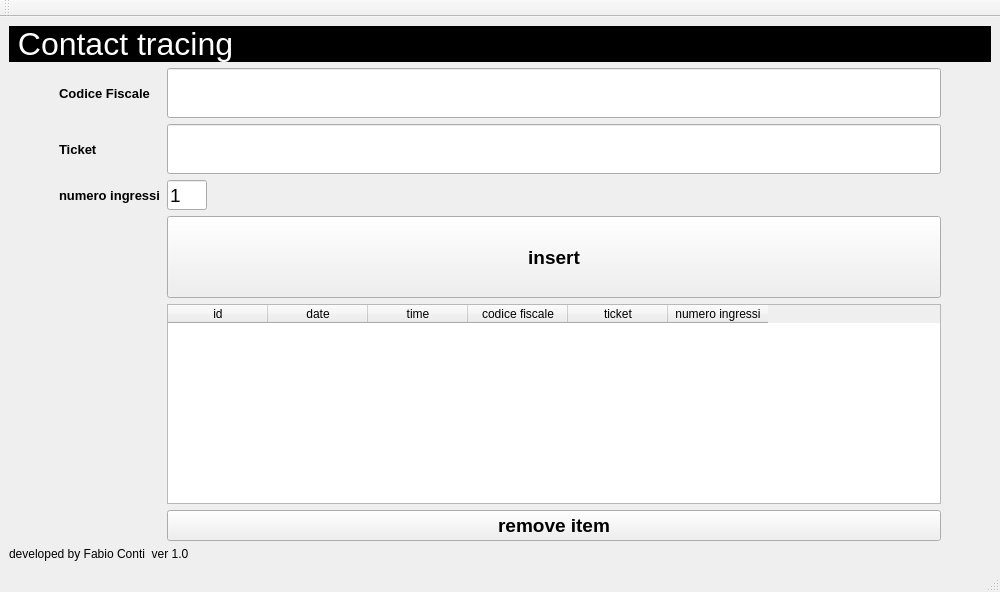
<?xml version="1.0" encoding="UTF-8"?>
<ui version="4.0">
 <class>MainWindow</class>
 <widget class="QMainWindow" name="MainWindow">
  <property name="geometry">
   <rect>
    <x>0</x>
    <y>0</y>
    <width>1000</width>
    <height>592</height>
   </rect>
  </property>
  <property name="windowTitle">
   <string>Contact Tracing py 3.9</string>
  </property>
  <widget class="QWidget" name="centralwidget">
   <layout class="QGridLayout" name="gridLayout_2">
    <item row="0" column="0">
     <widget class="QLabel" name="label_4">
      <property name="maximumSize">
       <size>
        <width>16777215</width>
        <height>70</height>
       </size>
      </property>
      <property name="font">
       <font>
        <family>Arial</family>
        <pointsize>24</pointsize>
        <weight>50</weight>
        <bold>false</bold>
       </font>
      </property>
      <property name="autoFillBackground">
       <bool>false</bool>
      </property>
      <property name="styleSheet">
       <string notr="true">color: rgb(255, 255, 255);
background-color: rgb(0, 0, 0);</string>
      </property>
      <property name="text">
       <string> Contact tracing </string>
      </property>
     </widget>
    </item>
    <item row="1" column="0">
     <layout class="QGridLayout" name="gridLayout">
      <property name="leftMargin">
       <number>50</number>
      </property>
      <property name="rightMargin">
       <number>50</number>
      </property>
      <item row="5" column="1">
       <widget class="QPushButton" name="btnremoveitem">
        <property name="font">
         <font>
          <family>Arial</family>
          <pointsize>14</pointsize>
          <weight>75</weight>
          <bold>true</bold>
         </font>
        </property>
        <property name="focusPolicy">
         <enum>Qt::NoFocus</enum>
        </property>
        <property name="text">
         <string>remove item</string>
        </property>
       </widget>
      </item>
      <item row="4" column="1">
       <widget class="QTableWidget" name="tablewdg">
        <property name="maximumSize">
         <size>
          <width>16777215</width>
          <height>200</height>
         </size>
        </property>
        <property name="focusPolicy">
         <enum>Qt::NoFocus</enum>
        </property>
        <property name="layoutDirection">
         <enum>Qt::LeftToRight</enum>
        </property>
        <property name="autoFillBackground">
         <bool>true</bool>
        </property>
        <property name="alternatingRowColors">
         <bool>true</bool>
        </property>
        <property name="selectionBehavior">
         <enum>QAbstractItemView::SelectRows</enum>
        </property>
        <column>
         <property name="text">
          <string>id</string>
         </property>
        </column>
        <column>
         <property name="text">
          <string>date</string>
         </property>
        </column>
        <column>
         <property name="text">
          <string>time</string>
         </property>
        </column>
        <column>
         <property name="text">
          <string>codice fiscale</string>
         </property>
        </column>
        <column>
         <property name="text">
          <string>ticket</string>
         </property>
        </column>
        <column>
         <property name="text">
          <string>numero ingressi</string>
         </property>
        </column>
       </widget>
      </item>
      <item row="3" column="1">
       <widget class="QPushButton" name="acceptButton">
        <property name="maximumSize">
         <size>
          <width>16777215</width>
          <height>100</height>
         </size>
        </property>
        <property name="font">
         <font>
          <family>Arial</family>
          <pointsize>14</pointsize>
          <weight>75</weight>
          <bold>true</bold>
         </font>
        </property>
        <property name="text">
         <string>insert</string>
        </property>
        <property name="autoDefault">
         <bool>true</bool>
        </property>
       </widget>
      </item>
      <item row="0" column="0">
       <widget class="QLabel" name="label">
        <property name="font">
         <font>
          <family>Arial</family>
          <pointsize>10</pointsize>
          <weight>75</weight>
          <bold>true</bold>
         </font>
        </property>
        <property name="text">
         <string>Codice Fiscale</string>
        </property>
       </widget>
      </item>
      <item row="1" column="0">
       <widget class="QLabel" name="label_2">
        <property name="font">
         <font>
          <family>Arial</family>
          <pointsize>10</pointsize>
          <weight>75</weight>
          <bold>true</bold>
         </font>
        </property>
        <property name="text">
         <string>Ticket</string>
        </property>
       </widget>
      </item>
      <item row="0" column="1">
       <widget class="QLineEdit" name="codFiscInput">
        <property name="maximumSize">
         <size>
          <width>16777215</width>
          <height>50</height>
         </size>
        </property>
        <property name="font">
         <font>
          <family>Arial</family>
          <pointsize>14</pointsize>
         </font>
        </property>
        <property name="text">
         <string/>
        </property>
       </widget>
      </item>
      <item row="1" column="1">
       <widget class="QLineEdit" name="ticketInput">
        <property name="maximumSize">
         <size>
          <width>16777215</width>
          <height>50</height>
         </size>
        </property>
        <property name="font">
         <font>
          <family>Arial</family>
          <pointsize>14</pointsize>
         </font>
        </property>
        <property name="text">
         <string/>
        </property>
       </widget>
      </item>
      <item row="2" column="0">
       <widget class="QLabel" name="label_5">
        <property name="font">
         <font>
          <family>Arial</family>
          <pointsize>10</pointsize>
          <weight>75</weight>
          <bold>true</bold>
         </font>
        </property>
        <property name="text">
         <string>numero ingressi</string>
        </property>
       </widget>
      </item>
      <item row="2" column="1">
       <widget class="QLineEdit" name="inputIngressi">
        <property name="minimumSize">
         <size>
          <width>40</width>
          <height>30</height>
         </size>
        </property>
        <property name="maximumSize">
         <size>
          <width>40</width>
          <height>30</height>
         </size>
        </property>
        <property name="font">
         <font>
          <family>Arial</family>
          <pointsize>14</pointsize>
         </font>
        </property>
        <property name="text">
         <string>1</string>
        </property>
       </widget>
      </item>
     </layout>
    </item>
    <item row="2" column="0">
     <widget class="QLabel" name="label_3">
      <property name="text">
       <string>developed by Fabio Conti  ver 1.0                 </string>
      </property>
     </widget>
    </item>
   </layout>
  </widget>
  <widget class="QStatusBar" name="statusbar"/>
  <widget class="QMenuBar" name="menubar">
   <property name="geometry">
    <rect>
     <x>0</x>
     <y>0</y>
     <width>1000</width>
     <height>18</height>
    </rect>
   </property>
  </widget>
  <widget class="QToolBar" name="toolBar">
   <property name="windowTitle">
    <string>toolBar</string>
   </property>
   <attribute name="toolBarArea">
    <enum>TopToolBarArea</enum>
   </attribute>
   <attribute name="toolBarBreak">
    <bool>false</bool>
   </attribute>
  </widget>
 </widget>
 <tabstops>
  <tabstop>codFiscInput</tabstop>
  <tabstop>ticketInput</tabstop>
  <tabstop>inputIngressi</tabstop>
  <tabstop>acceptButton</tabstop>
 </tabstops>
 <resources/>
 <connections/>
</ui>
